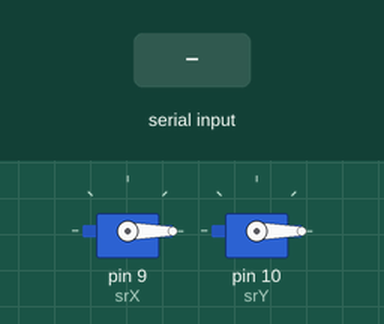
Simulated run of this sketch. Board: Arduino Uno, built with avr-gcc and run on an emulated ATmega328P. Parts: 2 × servo. The test bench sets the inputs (shaded band).

Above: at 1.2 s.
1.3 s: "90 45\n" received over Serial
At 2.1 s:
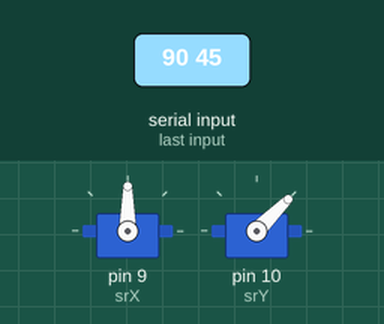
3.8 s: "30 150\n" received over Serial
At 4.2 s:
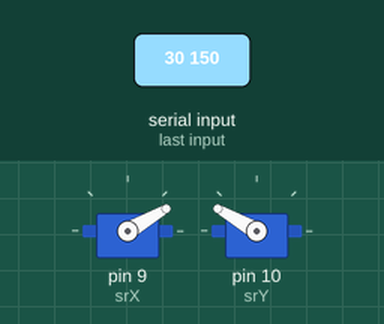
6.3 s: "90\n" received over Serial
At 7.1 s:
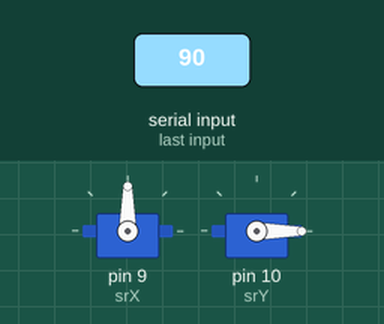
8.8 s: "200\n" received over Serial
At 9.6 s:
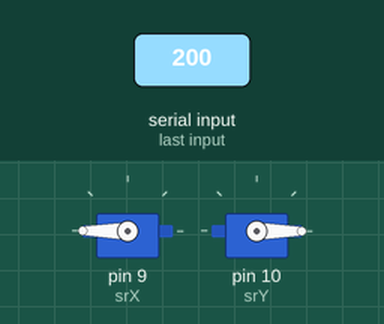
Timing chart, 0 to 11.8 s (numbered marks = the images above; inputs shaded):
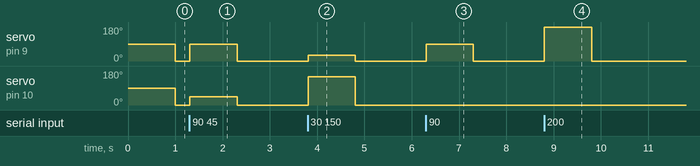

The sketch:

servo_arm.ino
```cpp
#include <Servo.h>
Servo srX;
Servo srY;

void setup() {
  srX.attach(9);
  srY.attach(10);
  Serial.begin(9600);
}

void loop() {
  String data = Serial.readStringUntil('\n');
  int c = 0;
  int d[2]={0};
  int x;
    for(int i=0;i<data.length();i++)
    {
      if(data[i]==' ')
      {
        c++;
      }else
      {
        x = data[i]-48;
        d[c]=d[c]*10 +x;
      }
    }
  srX.write(d[0]);
  srY.write(d[1]);
}
```

Measured:
- after the input at 1.3 s, servo on pin 9 (srX): 0° → 90° at once, → 0° 1.0 s later; servo on pin 10 (srY): 0° → 45° at once, → 0° 1.0 s later
- after the input at 3.8 s, servo on pin 9 (srX): 0° → 30° at once, → 0° 1.0 s later; servo on pin 10 (srY): 0° → 150° at once, → 0° 1.0 s later
- after the input at 6.3 s, servo on pin 9 (srX): 0° → 90° at once, → 0° 1.0 s later
- after the input at 8.8 s, servo on pin 9 (srX): 0° → 180° at once, → 0° 1.0 s later
